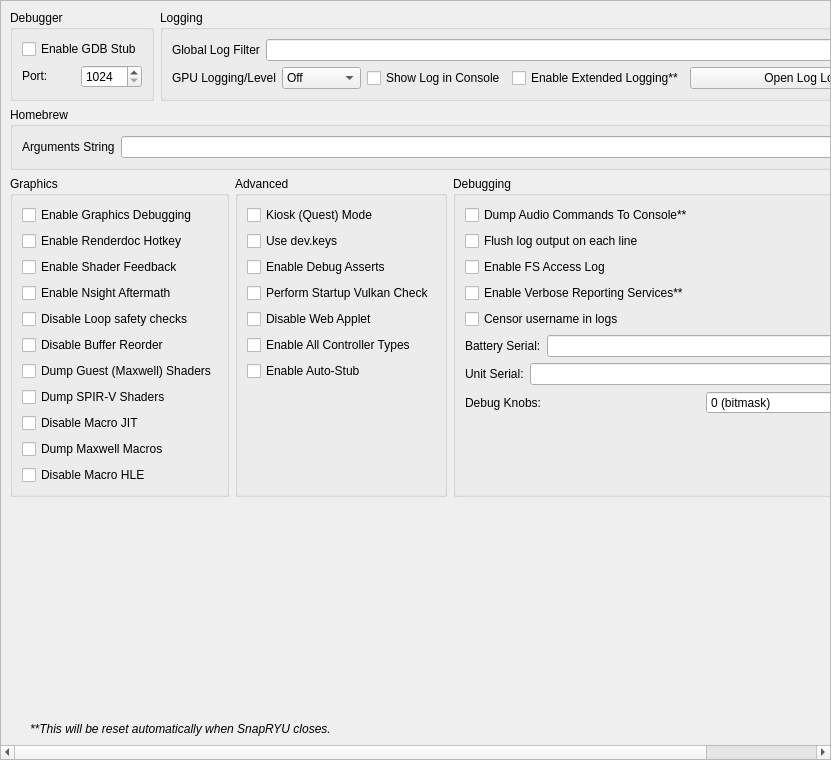
<?xml version="1.0" encoding="UTF-8"?>
<ui version="4.0">
 <class>ConfigureDebug</class>
 <widget class="QScrollArea" name="ConfigureDebug">
  <property name="geometry">
   <rect>
    <x>0</x>
    <y>0</y>
    <width>831</width>
    <height>760</height>
   </rect>
  </property>
  <property name="widgetResizable">
   <bool>true</bool>
  </property>
  <widget class="QWidget" name="widget">
   <property name="geometry">
    <rect>
     <x>0</x>
     <y>0</y>
     <width>829</width>
     <height>758</height>
    </rect>
   </property>
   <layout class="QVBoxLayout" name="verticalLayout_1">
    <item>
     <layout class="QHBoxLayout" name="horizontalLayout">
      <property name="topMargin">
       <number>0</number>
      </property>
      <item>
       <widget class="QGroupBox" name="groupBox">
        <property name="sizePolicy">
         <sizepolicy hsizetype="Preferred" vsizetype="Preferred">
          <horstretch>0</horstretch>
          <verstretch>0</verstretch>
         </sizepolicy>
        </property>
        <property name="title">
         <string>Debugger</string>
        </property>
        <property name="alignment">
         <set>Qt::AlignmentFlag::AlignLeading|Qt::AlignmentFlag::AlignLeft|Qt::AlignmentFlag::AlignTop</set>
        </property>
        <property name="flat">
         <bool>false</bool>
        </property>
        <property name="checkable">
         <bool>false</bool>
        </property>
        <layout class="QVBoxLayout" name="verticalLayout_3">
         <item>
          <widget class="QWidget" name="debug_widget" native="true">
           <property name="sizePolicy">
            <sizepolicy hsizetype="Preferred" vsizetype="Maximum">
             <horstretch>0</horstretch>
             <verstretch>0</verstretch>
            </sizepolicy>
           </property>
           <layout class="QVBoxLayout" name="verticalLayout">
            <property name="sizeConstraint">
             <enum>QLayout::SizeConstraint::SetDefaultConstraint</enum>
            </property>
            <property name="leftMargin">
             <number>0</number>
            </property>
            <property name="topMargin">
             <number>0</number>
            </property>
            <property name="rightMargin">
             <number>0</number>
            </property>
            <property name="bottomMargin">
             <number>0</number>
            </property>
            <item>
             <widget class="QCheckBox" name="toggle_gdbstub">
              <property name="sizePolicy">
               <sizepolicy hsizetype="Maximum" vsizetype="Maximum">
                <horstretch>0</horstretch>
                <verstretch>0</verstretch>
               </sizepolicy>
              </property>
              <property name="text">
               <string>Enable GDB Stub</string>
              </property>
             </widget>
            </item>
            <item>
             <widget class="QWidget" name="horizontalWidget_3" native="true">
              <property name="sizePolicy">
               <sizepolicy hsizetype="Preferred" vsizetype="Maximum">
                <horstretch>0</horstretch>
                <verstretch>0</verstretch>
               </sizepolicy>
              </property>
              <layout class="QHBoxLayout" name="horizontalLayout_3">
               <property name="leftMargin">
                <number>0</number>
               </property>
               <property name="topMargin">
                <number>0</number>
               </property>
               <property name="rightMargin">
                <number>0</number>
               </property>
               <property name="bottomMargin">
                <number>0</number>
               </property>
               <item>
                <widget class="QLabel" name="label_11">
                 <property name="sizePolicy">
                  <sizepolicy hsizetype="Minimum" vsizetype="Maximum">
                   <horstretch>0</horstretch>
                   <verstretch>0</verstretch>
                  </sizepolicy>
                 </property>
                 <property name="text">
                  <string>Port:</string>
                 </property>
                </widget>
               </item>
               <item>
                <widget class="QSpinBox" name="gdbport_spinbox">
                 <property name="sizePolicy">
                  <sizepolicy hsizetype="Preferred" vsizetype="Maximum">
                   <horstretch>0</horstretch>
                   <verstretch>0</verstretch>
                  </sizepolicy>
                 </property>
                 <property name="minimum">
                  <number>1024</number>
                 </property>
                 <property name="maximum">
                  <number>65535</number>
                 </property>
                </widget>
               </item>
              </layout>
             </widget>
            </item>
           </layout>
          </widget>
         </item>
        </layout>
       </widget>
      </item>
      <item>
       <widget class="QGroupBox" name="groupBox_2">
        <property name="sizePolicy">
         <sizepolicy hsizetype="Expanding" vsizetype="Preferred">
          <horstretch>0</horstretch>
          <verstretch>0</verstretch>
         </sizepolicy>
        </property>
        <property name="title">
         <string>Logging</string>
        </property>
        <layout class="QGridLayout" name="gridLayout_1">
         <item row="0" column="0" colspan="4">
          <widget class="QWidget" name="logging_widget" native="true">
           <property name="sizePolicy">
            <sizepolicy hsizetype="Preferred" vsizetype="Maximum">
             <horstretch>0</horstretch>
             <verstretch>0</verstretch>
            </sizepolicy>
           </property>
           <layout class="QHBoxLayout" name="horizontalLayout_1">
            <property name="leftMargin">
             <number>0</number>
            </property>
            <property name="topMargin">
             <number>0</number>
            </property>
            <property name="rightMargin">
             <number>0</number>
            </property>
            <property name="bottomMargin">
             <number>0</number>
            </property>
            <item>
             <widget class="QLabel" name="label_1">
              <property name="sizePolicy">
               <sizepolicy hsizetype="Preferred" vsizetype="Preferred">
                <horstretch>0</horstretch>
                <verstretch>0</verstretch>
               </sizepolicy>
              </property>
              <property name="text">
               <string>Global Log Filter</string>
              </property>
             </widget>
            </item>
            <item>
             <widget class="QLineEdit" name="log_filter_edit"/>
            </item>
           </layout>
          </widget>
         </item>
         <item row="1" column="0">
          <widget class="QWidget" name="gpu_log_level_widget" native="true">
           <property name="sizePolicy">
            <sizepolicy hsizetype="Preferred" vsizetype="Maximum">
             <horstretch>0</horstretch>
             <verstretch>0</verstretch>
            </sizepolicy>
           </property>
           <layout class="QHBoxLayout" name="gpu_log_level_layout">
            <property name="leftMargin">
             <number>0</number>
            </property>
            <property name="topMargin">
             <number>0</number>
            </property>
            <property name="rightMargin">
             <number>0</number>
            </property>
            <property name="bottomMargin">
             <number>0</number>
            </property>
            <item>
             <widget class="QLabel" name="gpu_log_level_label">
              <property name="text">
               <string>GPU Logging/Level</string>
              </property>
             </widget>
            </item>
            <item>
             <widget class="QComboBox" name="gpu_log_level">
              <property name="toolTip">
               <string>Detail level for GPU logs. Off disables logging entirely.</string>
              </property>
              <item>
               <property name="text">
                <string>Off</string>
               </property>
              </item>
              <item>
               <property name="text">
                <string>Errors</string>
               </property>
              </item>
              <item>
               <property name="text">
                <string>Standard</string>
               </property>
              </item>
              <item>
               <property name="text">
                <string>Verbose</string>
               </property>
              </item>
              <item>
               <property name="text">
                <string>All</string>
               </property>
              </item>
             </widget>
            </item>
           </layout>
          </widget>
         </item>
         <item row="1" column="1">
          <widget class="QCheckBox" name="toggle_console">
           <property name="text">
            <string>Show Log in Console</string>
           </property>
          </widget>
         </item>
         <item row="1" column="2">
          <widget class="QCheckBox" name="extended_logging">
           <property name="enabled">
            <bool>true</bool>
           </property>
           <property name="toolTip">
            <string>When checked, the max size of the log increases from 100 MB to 1 GB</string>
           </property>
           <property name="text">
            <string>Enable Extended Logging**</string>
           </property>
          </widget>
         </item>
         <item row="1" column="3">
          <widget class="QPushButton" name="open_log_button">
           <property name="sizePolicy">
            <sizepolicy hsizetype="Expanding" vsizetype="Maximum">
             <horstretch>1</horstretch>
             <verstretch>0</verstretch>
            </sizepolicy>
           </property>
           <property name="minimumSize">
            <size>
             <width>250</width>
             <height>0</height>
            </size>
           </property>
           <property name="text">
            <string>Open Log Location</string>
           </property>
          </widget>
         </item>
        </layout>
       </widget>
      </item>
     </layout>
    </item>
    <item>
     <widget class="QGroupBox" name="groupBox_3">
      <property name="title">
       <string>Homebrew</string>
      </property>
      <layout class="QVBoxLayout" name="verticalLayout_5">
       <item>
        <layout class="QHBoxLayout" name="horizontalLayout_4">
         <item>
          <widget class="QLabel" name="label_3">
           <property name="text">
            <string>Arguments String</string>
           </property>
          </widget>
         </item>
         <item>
          <widget class="QLineEdit" name="homebrew_args_edit"/>
         </item>
        </layout>
       </item>
      </layout>
     </widget>
    </item>
    <item>
     <layout class="QHBoxLayout" name="horizontalLayout_2">
      <item>
       <widget class="QGroupBox" name="groupBox_4">
        <property name="title">
         <string>Graphics</string>
        </property>
        <layout class="QGridLayout" name="gridLayout_2">
         <item row="4" column="0">
          <widget class="QCheckBox" name="disable_loop_safety_checks">
           <property name="toolTip">
            <string>When checked, it executes shaders without loop logic changes</string>
           </property>
           <property name="text">
            <string>Disable Loop safety checks</string>
           </property>
          </widget>
         </item>
         <item row="9" column="0">
          <widget class="QCheckBox" name="dump_macros">
           <property name="enabled">
            <bool>true</bool>
           </property>
           <property name="toolTip">
            <string>When checked, it will dump all the macro programs of the GPU</string>
           </property>
           <property name="text">
            <string>Dump Maxwell Macros</string>
           </property>
          </widget>
         </item>
         <item row="3" column="0">
          <widget class="QCheckBox" name="enable_nsight_aftermath">
           <property name="toolTip">
            <string>When checked, it enables Nsight Aftermath crash dumps</string>
           </property>
           <property name="text">
            <string>Enable Nsight Aftermath</string>
           </property>
          </widget>
         </item>
         <item row="6" column="0">
          <widget class="QCheckBox" name="dump_guest_shaders">
           <property name="enabled">
            <bool>true</bool>
           </property>
           <property name="toolTip">
            <string>When checked, it will dump original Maxwell guest shader bytecode (the input to the recompiler) as .ash files under DumpDir/shaders/. Useful for inspection with nvdisasm.</string>
           </property>
           <property name="text">
            <string>Dump Guest (Maxwell) Shaders</string>
           </property>
          </widget>
         </item>
         <item row="1" column="0">
          <widget class="QCheckBox" name="enable_renderdoc_hotkey">
           <property name="text">
            <string>Enable Renderdoc Hotkey</string>
           </property>
          </widget>
         </item>
         <item row="8" column="0">
          <widget class="QCheckBox" name="disable_macro_jit">
           <property name="enabled">
            <bool>true</bool>
           </property>
           <property name="toolTip">
            <string>When checked, it disables the macro Just In Time compiler. Enabling this makes games run slower</string>
           </property>
           <property name="text">
            <string>Disable Macro JIT</string>
           </property>
          </widget>
         </item>
         <item row="10" column="0">
          <widget class="QCheckBox" name="disable_macro_hle">
           <property name="enabled">
            <bool>true</bool>
           </property>
           <property name="toolTip">
            <string>When checked, it disables the macro HLE functions. Enabling this makes games run slower</string>
           </property>
           <property name="text">
            <string>Disable Macro HLE</string>
           </property>
          </widget>
         </item>
         <item row="0" column="0">
          <widget class="QCheckBox" name="enable_graphics_debugging">
           <property name="enabled">
            <bool>true</bool>
           </property>
           <property name="toolTip">
            <string>When checked, the graphics API enters a slower debugging mode</string>
           </property>
           <property name="text">
            <string>Enable Graphics Debugging</string>
           </property>
          </widget>
         </item>
         <item row="11" column="0">
          <spacer name="verticalSpacer_5">
           <property name="orientation">
            <enum>Qt::Orientation::Vertical</enum>
           </property>
           <property name="sizeType">
            <enum>QSizePolicy::Policy::Preferred</enum>
           </property>
           <property name="sizeHint" stdset="0">
            <size>
             <width>20</width>
             <height>0</height>
            </size>
           </property>
          </spacer>
         </item>
         <item row="2" column="0">
          <widget class="QCheckBox" name="enable_shader_feedback">
           <property name="toolTip">
            <string>When checked, yuzu will log statistics about the compiled pipeline cache</string>
           </property>
           <property name="text">
            <string>Enable Shader Feedback</string>
           </property>
          </widget>
         </item>
         <item row="5" column="0">
          <widget class="QCheckBox" name="disable_buffer_reorder">
           <property name="toolTip">
            <string>&lt;html&gt;&lt;head/&gt;&lt;body&gt;&lt;p&gt;When checked, disables reordering of mapped memory uploads which allows to associate uploads with specific draws. May reduce performance in some cases.&lt;/p&gt;&lt;/body&gt;&lt;/html&gt;</string>
           </property>
           <property name="text">
            <string>Disable Buffer Reorder</string>
           </property>
          </widget>
         </item>
         <item row="7" column="0">
          <widget class="QCheckBox" name="gpu_log_shader_dumps">
           <property name="toolTip">
            <string>When checked, it will dump the recompiler's output SPIR-V binaries (.spv) under LogDir/shaders/. Inspect via SPIRV-Tools (spirv-dis / spirv-cross / spirv-val) or RenderDoc.</string>
           </property>
           <property name="text">
            <string>Dump SPIR-V Shaders</string>
           </property>
          </widget>
         </item>
        </layout>
       </widget>
      </item>
      <item>
       <widget class="QGroupBox" name="groupBox_6">
        <property name="title">
         <string>Advanced</string>
        </property>
        <layout class="QGridLayout" name="gridLayout_4">
         <item row="3" column="0">
          <widget class="QCheckBox" name="perform_vulkan_check">
           <property name="toolTip">
            <string>Enables yuzu to check for a working Vulkan environment when the program starts up. Disable this if this is causing issues with external programs seeing yuzu.</string>
           </property>
           <property name="text">
            <string>Perform Startup Vulkan Check</string>
           </property>
          </widget>
         </item>
         <item row="4" column="0">
          <widget class="QCheckBox" name="disable_web_applet">
           <property name="text">
            <string>Disable Web Applet</string>
           </property>
          </widget>
         </item>
         <item row="5" column="0">
          <widget class="QCheckBox" name="enable_all_controllers">
           <property name="text">
            <string>Enable All Controller Types</string>
           </property>
          </widget>
         </item>
         <item row="6" column="0">
          <widget class="QCheckBox" name="use_auto_stub">
           <property name="text">
            <string>Enable Auto-Stub</string>
           </property>
          </widget>
         </item>
         <item row="0" column="0">
          <widget class="QCheckBox" name="quest_flag">
           <property name="text">
            <string>Kiosk (Quest) Mode</string>
           </property>
          </widget>
         </item>
         <item row="1" column="0">
          <widget class="QCheckBox" name="use_dev_keys">
           <property name="text">
            <string>Use dev.keys</string>
           </property>
          </widget>
         </item>
         <item row="2" column="0">
          <widget class="QCheckBox" name="use_debug_asserts">
           <property name="text">
            <string>Enable Debug Asserts</string>
           </property>
          </widget>
         </item>
         <item row="7" column="0">
          <spacer name="verticalSpacer_4">
           <property name="orientation">
            <enum>Qt::Orientation::Vertical</enum>
           </property>
           <property name="sizeType">
            <enum>QSizePolicy::Policy::Expanding</enum>
           </property>
           <property name="sizeHint" stdset="0">
            <size>
             <width>20</width>
             <height>0</height>
            </size>
           </property>
          </spacer>
         </item>
        </layout>
       </widget>
      </item>
      <item>
       <widget class="QGroupBox" name="groupBox_5">
        <property name="title">
         <string>Debugging</string>
        </property>
        <layout class="QGridLayout" name="gridLayout_3">
         <item row="6" column="0">
          <widget class="QWidget" name="serial_battery_widget" native="true">
           <property name="sizePolicy">
            <sizepolicy hsizetype="Preferred" vsizetype="Maximum">
             <horstretch>0</horstretch>
             <verstretch>0</verstretch>
            </sizepolicy>
           </property>
           <layout class="QHBoxLayout" name="horizontalLayout_11">
            <property name="leftMargin">
             <number>0</number>
            </property>
            <property name="topMargin">
             <number>0</number>
            </property>
            <property name="rightMargin">
             <number>0</number>
            </property>
            <property name="bottomMargin">
             <number>0</number>
            </property>
            <item>
             <widget class="QLabel" name="label_12">
              <property name="sizePolicy">
               <sizepolicy hsizetype="Preferred" vsizetype="Preferred">
                <horstretch>0</horstretch>
                <verstretch>0</verstretch>
               </sizepolicy>
              </property>
              <property name="text">
               <string>Battery Serial:</string>
              </property>
             </widget>
            </item>
            <item>
             <widget class="QLineEdit" name="serial_battery_edit"/>
            </item>
           </layout>
          </widget>
         </item>
         <item row="8" column="0">
          <widget class="QWidget" name="debug_knobs_widget" native="true">
           <property name="sizePolicy">
            <sizepolicy hsizetype="Preferred" vsizetype="Maximum">
             <horstretch>0</horstretch>
             <verstretch>0</verstretch>
            </sizepolicy>
           </property>
           <layout class="QHBoxLayout" name="horizontalLayout_debug_knobs">
            <property name="leftMargin">
             <number>0</number>
            </property>
            <property name="topMargin">
             <number>0</number>
            </property>
            <property name="rightMargin">
             <number>0</number>
            </property>
            <property name="bottomMargin">
             <number>0</number>
            </property>
            <item>
             <widget class="QLabel" name="label_debug_knobs">
              <property name="sizePolicy">
               <sizepolicy hsizetype="Preferred" vsizetype="Preferred">
                <horstretch>0</horstretch>
                <verstretch>0</verstretch>
               </sizepolicy>
              </property>
              <property name="text">
               <string>Debug Knobs:</string>
              </property>
             </widget>
            </item>
            <item>
             <widget class="QSpinBox" name="debug_knobs_spinbox">
              <property name="minimum">
               <number>0</number>
              </property>
              <property name="maximum">
               <number>65535</number>
              </property>
              <property name="toolTip">
               <string>Bitmask for quick development toggles</string>
              </property>
              <property name="statusTip">
               <string>Set debug knobs (bitmask)</string>
              </property>
              <property name="whatsThis">
               <string>16-bit debug knob set for quick development toggles</string>
              </property>
              <property name="suffix">
               <string> (bitmask)</string>
              </property>
             </widget>
            </item>
           </layout>
          </widget>
         </item>
         <item row="7" column="0">
          <widget class="QWidget" name="serial_board_widget" native="true">
           <property name="sizePolicy">
            <sizepolicy hsizetype="Preferred" vsizetype="Maximum">
             <horstretch>0</horstretch>
             <verstretch>0</verstretch>
            </sizepolicy>
           </property>
           <layout class="QHBoxLayout" name="horizontalLayout_12">
            <property name="leftMargin">
             <number>0</number>
            </property>
            <property name="topMargin">
             <number>0</number>
            </property>
            <property name="rightMargin">
             <number>0</number>
            </property>
            <property name="bottomMargin">
             <number>0</number>
            </property>
            <item>
             <widget class="QLabel" name="label_13">
              <property name="sizePolicy">
               <sizepolicy hsizetype="Preferred" vsizetype="Preferred">
                <horstretch>0</horstretch>
                <verstretch>0</verstretch>
               </sizepolicy>
              </property>
              <property name="text">
               <string>Unit Serial:</string>
              </property>
             </widget>
            </item>
            <item>
             <widget class="QLineEdit" name="serial_board_edit"/>
            </item>
           </layout>
          </widget>
         </item>
         <item row="20" column="0">
          <spacer name="verticalSpacer_3">
           <property name="orientation">
            <enum>Qt::Orientation::Vertical</enum>
           </property>
           <property name="sizeType">
            <enum>QSizePolicy::Policy::Expanding</enum>
           </property>
           <property name="sizeHint" stdset="0">
            <size>
             <width>20</width>
             <height>0</height>
            </size>
           </property>
          </spacer>
         </item>
         <item row="1" column="0">
          <widget class="QCheckBox" name="dump_audio_commands">
           <property name="toolTip">
            <string>Enable this to output the latest generated audio command list to the console. Only affects games using the audio renderer.</string>
           </property>
           <property name="text">
            <string>Dump Audio Commands To Console**</string>
           </property>
          </widget>
         </item>
         <item row="2" column="0">
          <widget class="QCheckBox" name="flush_line">
           <property name="text">
            <string>Flush log output on each line</string>
           </property>
          </widget>
         </item>
         <item row="3" column="0">
          <widget class="QCheckBox" name="fs_access_log">
           <property name="text">
            <string>Enable FS Access Log</string>
           </property>
          </widget>
         </item>
         <item row="4" column="0">
          <widget class="QCheckBox" name="reporting_services">
           <property name="text">
            <string>Enable Verbose Reporting Services**</string>
           </property>
          </widget>
         </item>
         <item row="5" column="0">
          <widget class="QCheckBox" name="censor_username">
           <property name="text">
            <string>Censor username in logs</string>
           </property>
          </widget>
         </item>
        </layout>
       </widget>
      </item>
     </layout>
    </item>
    <item>
     <spacer name="verticalSpacer">
      <property name="orientation">
       <enum>Qt::Orientation::Vertical</enum>
      </property>
      <property name="sizeHint" stdset="0">
       <size>
        <width>20</width>
        <height>0</height>
       </size>
      </property>
     </spacer>
    </item>
    <item>
     <widget class="QLabel" name="label_5">
      <property name="sizePolicy">
       <sizepolicy hsizetype="Expanding" vsizetype="Preferred">
        <horstretch>0</horstretch>
        <verstretch>0</verstretch>
       </sizepolicy>
      </property>
      <property name="font">
       <font>
        <italic>true</italic>
       </font>
      </property>
      <property name="text">
       <string>**This will be reset automatically when SnapRYU closes.</string>
      </property>
      <property name="indent">
       <number>20</number>
      </property>
     </widget>
    </item>
   </layout>
  </widget>
 </widget>
 <tabstops>
  <tabstop>log_filter_edit</tabstop>
  <tabstop>toggle_console</tabstop>
  <tabstop>extended_logging</tabstop>
  <tabstop>open_log_button</tabstop>
  <tabstop>homebrew_args_edit</tabstop>
  <tabstop>enable_graphics_debugging</tabstop>
  <tabstop>enable_shader_feedback</tabstop>
  <tabstop>enable_nsight_aftermath</tabstop>
  <tabstop>fs_access_log</tabstop>
  <tabstop>reporting_services</tabstop>
  <tabstop>quest_flag</tabstop>
  <tabstop>use_debug_asserts</tabstop>
 </tabstops>
 <resources/>
 <connections/>
</ui>
